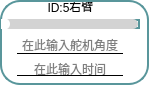
           <widget class="QFrame" name="frame_5">
            <property name="enabled">
             <bool>true</bool>
            </property>
            <property name="layoutDirection">
             <enum>Qt::LayoutDirection::RightToLeft</enum>
            </property>
            <property name="styleSheet">
             <string notr="true">* {
  background: white; /* 背景改为白色 */
  border: 2px solid #59969b; /* 使用与滑块一致的颜色 */
  border-radius: 20px;
}

</string>
            </property>
            <property name="frameShape">
             <enum>QFrame::Shape::StyledPanel</enum>
            </property>
            <property name="frameShadow">
             <enum>QFrame::Shadow::Raised</enum>
            </property>
            <widget class="QLabel" name="label_id5">
             <property name="geometry">
              <rect>
               <x>1</x>
               <y>2</y>
               <width>139</width>
               <height>10</height>
              </rect>
             </property>
             <property name="minimumSize">
              <size>
               <width>0</width>
               <height>10</height>
              </size>
             </property>
             <property name="maximumSize">
              <size>
               <width>16777215</width>
               <height>10</height>
              </size>
             </property>
             <property name="styleSheet">
              <string notr="true">QLabel{border: none; /* 去掉控件的边框 */}
QLabel{background: none; /* 去掉控件的边框 */}</string>
             </property>
             <property name="text">
              <string>ID:5右臂</string>
             </property>
             <property name="alignment">
              <set>Qt::AlignmentFlag::AlignCenter</set>
             </property>
            </widget>
            <widget class="QLineEdit" name="lineEdit_servo5">
             <property name="enabled">
              <bool>true</bool>
             </property>
             <property name="geometry">
              <rect>
               <x>17</x>
               <y>36</y>
               <width>106</width>
               <height>18</height>
              </rect>
             </property>
             <property name="maximumSize">
              <size>
               <width>120</width>
               <height>16777215</height>
              </size>
             </property>
             <property name="layoutDirection">
              <enum>Qt::LayoutDirection::LeftToRight</enum>
             </property>
             <property name="styleSheet">
              <string notr="true">QLineEdit {
            border-top: none;
            border-left: none;
            border-right: none;
            border-bottom: 1px solid black;
            background-color: transparent;
        }
        
        QLineEdit:focus {
            border-bottom: 1px solid #2a70f4;
        }</string>
             </property>
             <property name="alignment">
              <set>Qt::AlignmentFlag::AlignCenter</set>
             </property>
             <property name="placeholderText">
              <string>在此输入舵机角度</string>
             </property>
            </widget>
            <widget class="QLineEdit" name="lineEdit_time5">
             <property name="geometry">
              <rect>
               <x>17</x>
               <y>61</y>
               <width>106</width>
               <height>15</height>
              </rect>
             </property>
             <property name="maximumSize">
              <size>
               <width>120</width>
               <height>15</height>
              </size>
             </property>
             <property name="styleSheet">
              <string notr="true">QLineEdit {
            border-top: none;
            border-left: none;
            border-right: none;
            border-bottom: 1px solid black;
            background-color: transparent;
        }
        
        QLineEdit:focus {
            border-bottom: 1px solid #2a70f4;
        }</string>
             </property>
             <property name="alignment">
              <set>Qt::AlignmentFlag::AlignCenter</set>
             </property>
             <property name="dragEnabled">
              <bool>false</bool>
             </property>
             <property name="placeholderText">
              <string>在此输入时间</string>
             </property>
            </widget>
            <widget class="QSlider" name="Slider_Servo5">
             <property name="geometry">
              <rect>
               <x>1</x>
               <y>19</y>
               <width>139</width>
               <height>10</height>
              </rect>
             </property>
             <property name="maximumSize">
              <size>
               <width>16777215</width>
               <height>10</height>
              </size>
             </property>
             <property name="layoutDirection">
              <enum>Qt::LayoutDirection::LeftToRight</enum>
             </property>
             <property name="styleSheet">
              <string notr="true">QSlider::groove:horizontal {
    border: none;
    height: 10px;
    background-color: lightgray;
    border-radius: 5px;
}

QSlider::handle:horizontal {
    width: 12px; /* 增大滑块的宽度 */
    margin: -1px 0px -1px -5px;
    border-radius: 6px; /* 也可以调整圆角半径以匹配滑块的大小 */
    background-color: white;
}

QSlider::sub-page:horizontal {
    background-color: qlineargradient(x1:0, y1:0, x2:1, y2:1, stop:0 #59969b, stop:1 #04e7fa);
    border-radius: 5px;
}
</string>
             </property>
             <property name="minimum">
              <number>0</number>
             </property>
             <property name="maximum">
              <number>240</number>
             </property>
             <property name="orientation">
              <enum>Qt::Orientation::Horizontal</enum>
             </property>
             <property name="invertedAppearance">
              <bool>false</bool>
             </property>
             <property name="tickPosition">
              <enum>QSlider::TickPosition::NoTicks</enum>
             </property>
             <property name="tickInterval">
              <number>1</number>
             </property>
            </widget>
           </widget>
